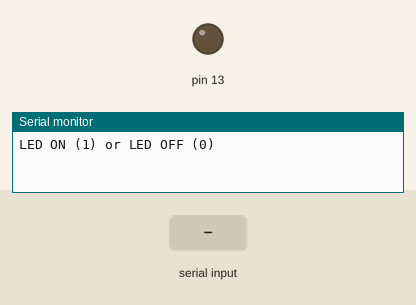
A sketch run on a simulated Arduino Uno, built with avr-gcc and run on an emulated ATmega328P. Parts: output pins drawn as LEDs (lit = HIGH), the last lines printed to the serial monitor. The inputs (shaded band) are chosen by the test bench.

Above: at 1.2 s.
1.3 s: "1" received over Serial
At 2.6 s:
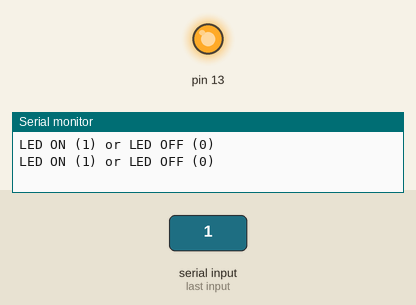
2.9 s: "0" received over Serial
At 3.8 s:
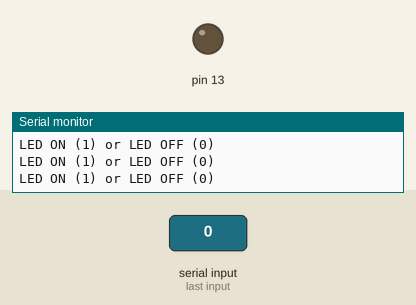
Timing chart, 0 to 5.9 s (numbered marks = the images above; inputs shaded):
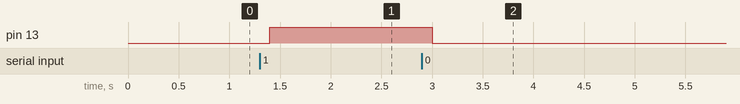

The sketch:

Serial_Input.ino
```cpp
char c;
void setup() {
  Serial.begin(9600);
  pinMode(13,OUTPUT);
}

void loop() {
  Serial.println("LED ON (1) or LED OFF (0)");
  while(Serial.available()<=0)
  {
    delay(200);
  }
  c = Serial.read();
  if(c=='1')
  {
    digitalWrite(13,HIGH);
  }
  if(c=='0')
  {
    digitalWrite(13,LOW);
  }


}
```

Measured:
- after the input at 1.3 s, pin 13: LOW → HIGH after 0.10 s
- after the input at 2.9 s, pin 13: HIGH → LOW after 0.10 s
